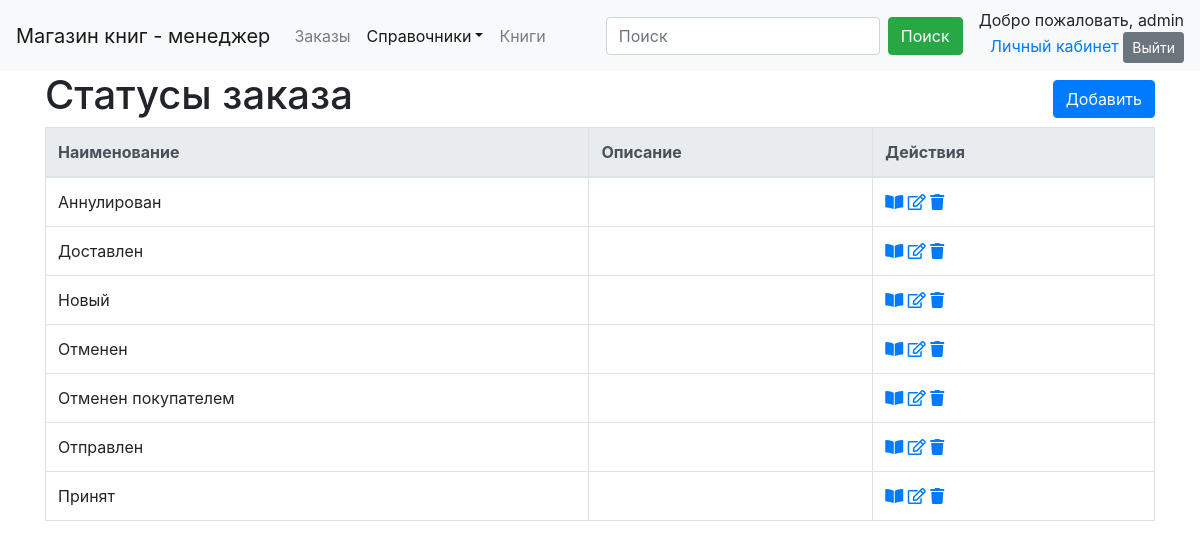
Before: /ref/orderstatus/ (signed in) with the older database file.
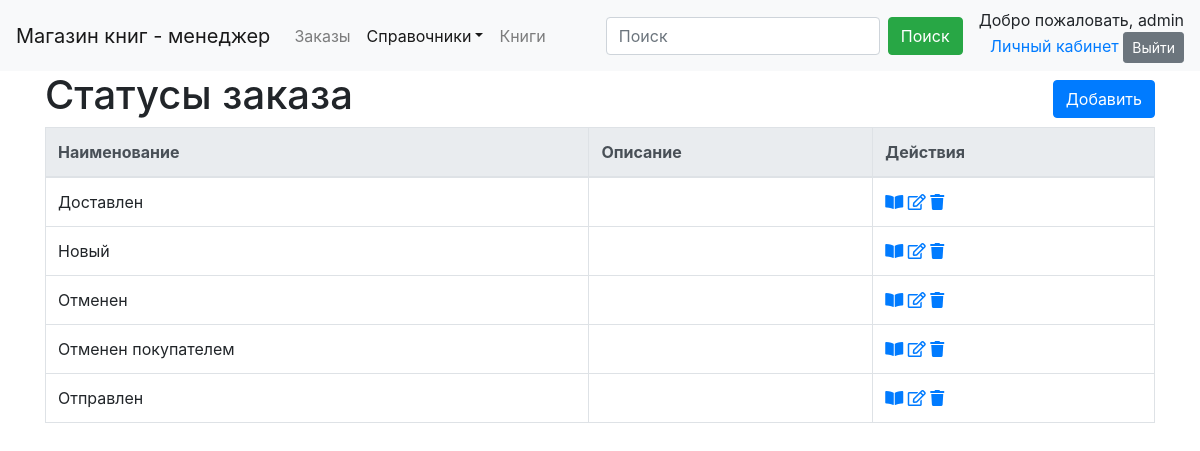
After: the same page with the newer database file.
### dimensionsapp/models.py (models this page shows, shortened)
class Dimension(models.Model):
    name = models.CharField("Наименование", max_length=50, unique=True)
    description = models.TextField("Описание", blank=True, )
    class Meta:
        abstract = True
        ordering = ['name']

class OrderStatus(Dimension):
    @classmethod
    def get_create_url(cls):
        return reverse_lazy('order_status_create')
    def get_detail_url(self):
        return reverse_lazy('order_status_detail', args=[self.pk])
    def get_update_url(self):
        return reverse_lazy('order_status_update', args=[self.pk])
    def get_delete_url(self):
        return reverse_lazy('order_status_delete', args=[self.pk])
    class Meta(Dimension.Meta):
        verbose_name = 'статус заказа'
        verbose_name_plural = 'статусы заказа'

### dimensionsapp/views.py (the view)
# urls.py: path('orderstatus/', OrderStatusListView.as_view(), name='order_status_list'),
class OrderStatusListView(ManagerListViewFilter):
    model = OrderStatus

### dimensionsapp/form.py
class SearchForm(forms.Form):
    search = forms.CharField(label='Наименование', required=False)

### dimensionsapp/views.py (called while the page is built)
    def get_context_data(self, *, object_list=None, **kwargs):
        context = super().get_context_data(**kwargs)
        if 'search' in self.request.GET:
            context['form'] = self.form({'search': self.request.GET['search']})
            context['search_string'] = self.request.GET['search']
        else:
            context['form'] = self.form()
        return context

    def get_queryset(self):
        qs = super().get_queryset()
        if 'search' in self.request.GET and self.request.GET['search'] != '':
            name = self.request.GET['search']
            qs = qs.filter(name__icontains=name)
        return qs

### dimensionsapp/templates/dimensionsapp/orderstatus_list.html (shortened to what this page needs)
{% extends 'dimension_list.html' %}
{% block header %}
        <H1>Статусы заказа</H1>
    {% endblock %}

### templates/dimension_list.html (shortened to what this page needs)
{% extends 'base.html' %}
{% load static %}
{% load crispy_forms_tags %}
{% load paginator_page %}
{% block navbar %}
    {% include 'navbar.html' with search_tag="search" active="dimension" %}
{% endblock %}
{% block body %}
    <div class="container">
        <div class="row align-items-center">
            <div class="col-auto">
                {% block header %}{% endblock %}
            </div>
            <div class="col text-right">
                {% block create %}
                    <a href="{% block create_ankor %}{{ object_list.model.get_create_url }}{% endblock %}"
                       class="btn btn-primary my-1">Добавить</a>
                {% endblock %}
            </div>
        </div>
        <table class="table table-bordered">
            {% block dimension_list %}
                <thead class="thead-light">
                <tr>
                    {% block list_header %}
                        <th>Наименование</th>
                        <th>Описание</th>
                    {% endblock %}
                    <th>Действия</th>
                </tr>
                </thead>
                <tbody>
                {% for object in object_list %}
                    <tr>
                        {% block list_element %}
                            <td>{{ object.name }}</td>
                            <td>{{ object.description }}</td>
                        {% endblock %}
                        {% block actions %}
                            <td>
                                <a href="{% block  url_view %}{{ object.get_detail_url }}{% endblock %}"
                                   title="Посмотреть"><i class="fas fa-book-open"></i></a>
                                <a href="{% block  url_edit %}{{ object.get_update_url }}{% endblock %}"
                                   title="Править"><i class="far fa-edit"></i></a>
                                <a href="{% block  url_delete %}{{ object.get_delete_url }}{% endblock %}"
                                   title="Удалить"><i class="fas fa-trash"></i></a>
                            </td>
                        {% endblock %}
                    </tr>
                {% endfor %}
                </tbody>
            {% endblock %}
        </table>
    </div>
{% endblock body %}

Changed rows visible on the page:
removed OrderStatus: name "Аннулирован"
removed OrderStatus: name "Принят"
